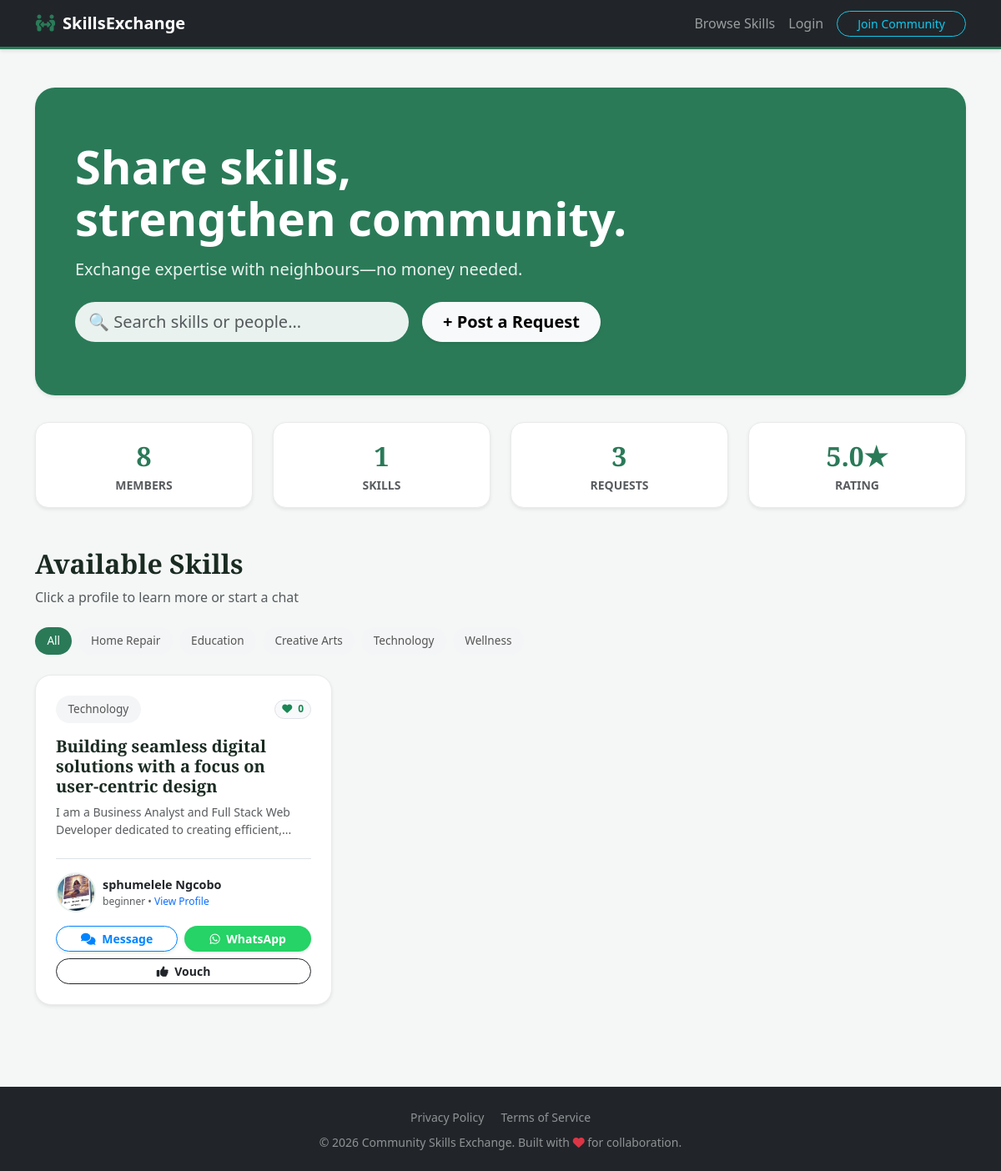
Page /home on the earlier database version.
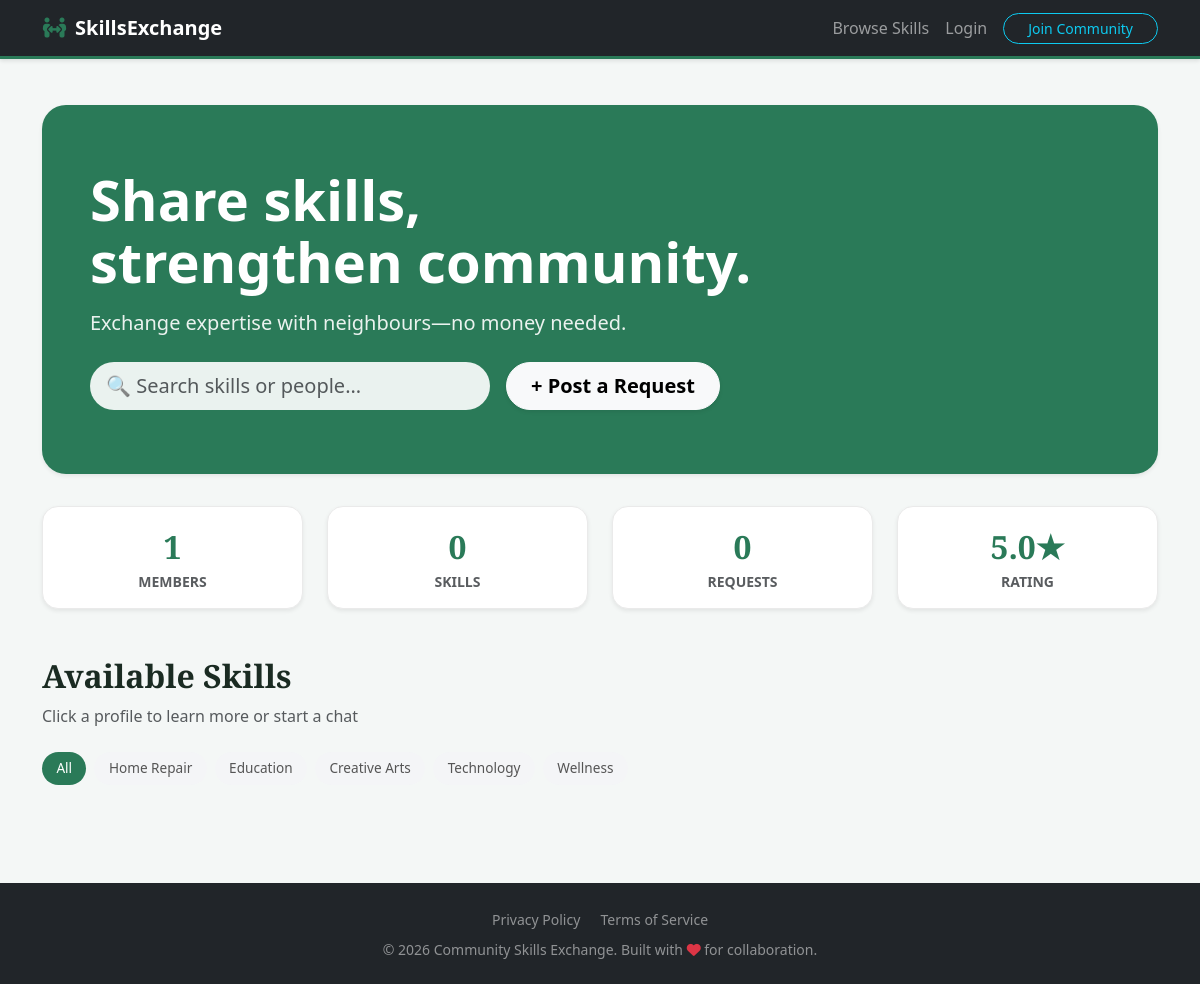
Same page on the later database version.
### app/models.py (models this page shows, shortened)
class User(db.Model, UserMixin):
    id = db.Column(db.Integer, primary_key=True)
    first_name = db.Column(db.String(50), nullable=False)
    last_name = db.Column(db.String(50), nullable=False)
    username = db.Column(db.String(20), unique=True, nullable=False)
    email = db.Column(db.String(120), unique=True, nullable=False)
    certificate_file = db.Column(db.String(120), nullable=True)
    confirmed = db.Column(db.Boolean, nullable=False, default=False)
    verification_code = db.Column(db.String(6), nullable=True)
    password = db.Column(db.String(60), nullable=False)
    profile_pic = db.Column(db.String(20), nullable=False, default='default.jpg')
    headline = db.Column(db.String(100), nullable=True)
    phone = db.Column(db.String(20), nullable=True)
    bio = db.Column(db.Text, nullable=True)
    vouch_count = db.Column(db.Integer, default=0)
    skill_cat = db.Column(db.String(50), nullable=True)
    skill_level = db.Column(db.String(20), nullable=True)
    help_text = db.Column(db.Text, nullable=True)
    skills_learn = db.Column(db.String(200), nullable=True)
    time_commit = db.Column(db.String(50), nullable=True)
    languages = db.Column(db.String(100), nullable=True)
    method_zoom = db.Column(db.Boolean, default=False)
    method_inperson = db.Column(db.Boolean, default=False)
    linkedin = db.Column(db.String(150), nullable=True)
    instagram = db.Column(db.String(150), nullable=True)
    requests = db.relationship('Request', backref='author', lazy=True)
    ratings_received = db.relationship('Rating', foreign_keys='Rating.rated_user_id', backref='target', lazy=True)

### app/routes.py (the view)
@app.route("/")
@app.route("/home")
def home():
    if current_user.is_authenticated:
        all_users = User.query.filter(User.headline != None, User.id != current_user.id).all()
    else:
        all_users = User.query.filter(User.headline != None).all()
    all_requests = Request.query.order_by(Request.date_posted.desc()).all()
    member_count = User.query.count()
    avg_rating_value = db.session.query(func.avg(Rating.score)).scalar()
    avg_rating = round(float(avg_rating_value), 1) if avg_rating_value else 5.0
    return render_template('home.html', title='Home', profiles=all_users, requests=all_requests, member_count=member_count, avg_rating=avg_rating)

### app/routes.py (called while the page is built)
@app.context_processor
def inject_notifications():
    if current_user.is_authenticated:
        count = Request.query.filter_by(user_id=current_user.id).count()
        return dict(notification_count=count)
    return dict(notification_count=0)

### app/templates/home.html (shortened to what this page needs)
{% extends "layout.html" %}
{% block content %}
<div class="hero-section text-white shadow-sm">
    <div class="row">
        <div class="col-md-9">
            <h1 class="hero-heading mb-3">Share skills, <span class="d-none d-md-inline"><br></span>strengthen community.</h1>
            <p class="lead mb-4" style="opacity: 0.9;">Exchange expertise with neighbours—no money needed.</p>
            <div class="d-flex gap-3 align-items-center flex-wrap">
                <div class="position-relative flex-grow-1" style="max-width: 400px;">
                    <input type="text" id="searchInput" class="form-control form-control-lg rounded-pill border-0"
                           placeholder="🔍 Search skills or people..."
                           style="background-color: rgba(255,255,255,0.9); color: var(--text-dark);">
                </div>
                {% if current_user.is_authenticated %}
                    <button data-bs-toggle="modal" data-bs-target="#requestModal" class="btn btn-light btn-lg rounded-pill px-4 fw-bold shadow-sm">+ Post a Request</button>
                {% else %}
                    <a href="{{ url_for('login') }}" class="btn btn-light btn-lg rounded-pill px-4 fw-bold shadow-sm">+ Post a Request</a>
                {% endif %}
            </div>
        </div>
    </div>
</div>
<div class="row text-center mb-5 g-4">
    <div class="col-6 col-md-3">
        <div class="card stat-card shadow-sm py-3">
            <div class="stat-number">{{ member_count }}</div>
            <div class="text-muted small fw-bold">MEMBERS</div>
        </div>
    </div>
    <div class="col-6 col-md-3">
        <div class="card stat-card shadow-sm py-3">
            <div class="stat-number">{{ profiles|length }}</div>
            <div class="text-muted small fw-bold">SKILLS</div>
        </div>
    </div>
    <div class="col-6 col-md-3">
        <div class="card stat-card shadow-sm py-3">
            <div class="stat-number">{{ requests|length }}</div>
            <div class="text-muted small fw-bold">REQUESTS</div>
        </div>
    </div>
    <div class="col-6 col-md-3">
        <div class="card stat-card shadow-sm py-3">
            <div class="stat-number">{{ avg_rating }}★</div>
            <div class="text-muted small fw-bold">RATING</div>
        </div>
    </div>
</div>
<div class="d-flex justify-content-between align-items-center mt-5 mb-2">
    <h2 class="serif-heading m-0">Available Skills</h2>
</div>
<p class="text-muted mb-4">Click a profile to learn more or start a chat</p>
<div class="d-flex flex-wrap gap-2 mb-4" id="filterContainer">
    <button class="pill-badge filter-pill active-filter">All</button>
    <button class="pill-badge filter-pill">Home Repair</button>
    <button class="pill-badge filter-pill">Education</button>
    <button class="pill-badge filter-pill">Creative Arts</button>
    <button class="pill-badge filter-pill">Technology</button>
    <button class="pill-badge filter-pill">Wellness</button>
</div>
<div class="row row-cols-1 row-cols-md-3 g-4 mb-5" id="skillsGrid">
    {% for profile in profiles %}
        {% if profile.id != current_user.id %}
        <div class="col skill-card" data-category="{{ profile.skill_cat }}">
            <div class="card dashboard-card shadow-sm p-4">
                <div class="d-flex justify-content-between align-items-center mb-3">
                    <span class="pill-badge m-0 skill-category-text">{{ profile.skill_cat }}</span>
                    <span class="badge rounded-pill bg-light text-success border">
                        <i class="fas fa-heart me-1"></i> <span id="vouch-count-{{ profile.id }}">{{ profile.vouch_count }}</span>
                    </span>
                </div>
                <h4 class="serif-heading h5 mb-2 searchable-headline">{{ profile.headline }}</h4>
                <p class="text-muted small mb-4 searchable-bio">{{ (profile.bio or "No description provided.") | truncate(90) }}</p>
                <div class="mt-auto pt-3 border-top">
                    <div class="mb-3">
                        <a href="{{ url_for('user_profile', user_id=profile.id) }}" class="profile-link-wrapper">
                            {% if profile.profile_pic %}
                                <img src="{{ url_for('static', filename='profile_pics/' + profile.profile_pic) }}" class="user-avatar-img me-2" loading="lazy">
                            {% else %}
                                <div class="user-avatar-initials me-2">{{ profile.first_name[0] }}{{ profile.last_name[0] }}</div>
                            {% endif %}
                            <div>
                                <div class="fw-bold searchable-name text-dark" style="font-size: 0.9rem;">{{ profile.first_name }} {{ profile.last_name }}</div>
                                <div class="text-muted" style="font-size: 0.75rem;">{{ profile.skill_level or 'Member' }} • <span class="text-primary">View Profile</span></div>
                            </div>
                        </a>
                    </div>
                    <div class="d-grid gap-2">
                        <div class="d-flex gap-2">
                            <a href="{{ url_for('user_profile', user_id=profile.id) }}" class="btn btn-sm btn-chat-live rounded-pill px-3 fw-bold flex-grow-1 shadow-sm">
                                <i class="fas fa-comments me-1"></i> Message
                            </a>
                            {% if profile.phone %}
                                {% set clean_phone = profile.phone | replace(' ', '') | replace('+', '') %}
                                <a href="https://wa.me/{{ clean_phone }}" target="_blank" class="btn btn-sm btn-whatsapp rounded-pill px-3 fw-bold flex-grow-1 shadow-sm">
                                    <i class="fab fa-whatsapp me-1"></i> WhatsApp
                                </a>
                            {% endif %}
                        </div>
                        <button class="btn btn-sm btn-outline-dark rounded-pill px-3 fw-bold vouch-btn" data-user-id="{{ profile.id }}">
                            <i class="fas fa-thumbs-up me-1"></i> Vouch
                        </button>
                    </div>
                </div>
            </div>
        </div>
        {% endif %}
    {% endfor %}
</div>
{% endblock content %}

### app/templates/layout.html (shortened to what this page needs)
<!DOCTYPE html>
<html lang="en">
<head>
    <link href="https://cdn.jsdelivr.net/npm/bootstrap@5.3.0/dist/css/bootstrap.min.css" rel="stylesheet">
    <link rel="stylesheet" href="https://cdnjs.cloudflare.com/ajax/libs/font-awesome/6.4.0/css/all.min.css">
</head>
<body>
    <nav class="navbar navbar-expand-lg navbar-dark bg-dark sticky-top">
        <div class="container">
            <a class="navbar-brand fw-bold" href="{{ url_for('home') }}">
                <i class="fa-solid fa-people-arrows me-2 text-brand-green"></i>SkillsExchange
            </a>
            <div class="collapse navbar-collapse" id="navbarNav">
                <ul class="navbar-nav ms-auto align-items-center">
                    <li class="nav-item">
                        <a class="nav-link" href="{{ url_for('home') }}">Browse Skills</a>
                    </li>
                    {% if current_user.is_authenticated %}
                        <li class="nav-item">
                            <a class="nav-link px-3" href="{{ url_for('inbox') }}">
                                <i class="fa-solid fa-envelope me-1 text-brand-green"></i> Messages
                            </a>
                        </li>
                        <li class="nav-item">
                            <a class="nav-link px-3" href="{{ url_for('dashboard') }}">
                                <i class="fa-solid fa-bolt-lightning me-1 text-brand-green"></i> My Activity
                                {% if notification_count and notification_count > 0 %}
                                    <span class="position-absolute top-0 start-100 translate-middle badge rounded-pill bg-danger badge-notify">
                                        {{ notification_count }}
                                        <span class="visually-hidden">active requests</span>
                                    </span>
                                {% endif %}
                            </a>
                        </li>
                        <li class="nav-item dropdown">
                            <a class="nav-link dropdown-toggle fw-semibold" href="#" id="userDropdown" role="button" data-bs-toggle="dropdown" aria-expanded="false">
                                <i class="fa-solid fa-circle-user me-1 text-info"></i> {{ current_user.username }}
                            </a>
                            <ul class="dropdown-menu dropdown-menu-end shadow">
                                <li>
                                    <a class="dropdown-item" href="{{ url_for('create_profile') }}">
                                        <i class="fa-solid fa-user-pen me-2 text-muted"></i>
                                        {% if current_user.headline %} Edit Profile {% else %} Complete Profile {% endif %}
                                    </a>
                                </li>
                                <li><hr class="dropdown-divider"></li>
                                <li>
                                    <a class="dropdown-item text-danger" href="{{ url_for('logout') }}">
                                        <i class="fa-solid fa-sign-out-alt me-2"></i>Logout
                                    </a>
                                </li>
                            </ul>
                        </li>
                    {% else %}
                        <li class="nav-item">
                            <a class="nav-link" href="{{ url_for('login') }}">Login</a>
                        </li>
                        <li class="nav-item ms-lg-2">
                            <a class="btn btn-outline-info btn-sm px-4 rounded-pill" href="{{ url_for('register') }}">Join Community</a>
                        </li>
                    {% endif %}
                </ul>
            </div>
        </div>
    </nav>
    <main class="container main-container">
        {% block content %}{% endblock %}
    </main>
    <footer class="bg-dark text-white-50 py-4 mt-auto">
        <div class="container text-center">
            <div class="mb-2">
                <a href="#" class="text-white-50 me-3 text-decoration-none small">Privacy Policy</a>
                <a href="#" class="text-white-50 text-decoration-none small">Terms of Service</a>
            </div>
            <p class="mb-0 small">&copy; 2026 Community Skills Exchange. Built with <i class="fa-solid fa-heart text-danger"></i> for collaboration.</p>
        </div>
    </footer>
</body>
</html>

### app/templates/layout.html (style rules this page uses)
body { background-color: #f4f7f6; font-family: 'Segoe UI', Tahoma, Geneva, Verdana, sans-serif; display: flex; flex-direction: column; min-height: 100vh; }
.navbar { box-shadow: 0 2px 4px rgba(0,0,0,.1); border-bottom: 3px solid #2a7a58; }
.main-container { flex: 1; padding-top: 30px; padding-bottom: 50px; }
.text-brand-green { color: #2a7a58 !important; }
.serif-heading { font-family: 'Merriweather', serif; }
.card { border-radius: 12px; border: none; transition: transform 0.2s; }
.nav-link { transition: color 0.2s; position: relative; }

### app/templates/home.html (style rules this page uses)
:root { --brand-green: #2a7a58; --brand-green-light: #e9f2ee; --text-dark: #1a2b22; --whatsapp-green: #25D366; --messenger-blue: #0084ff; }
.serif-heading { font-family: 'Merriweather', 'Playfair Display', Georgia, serif; font-weight: 700; color: var(--text-dark); }
.hero-section { background-color: var(--brand-green); border-radius: 1.5rem; padding: 4rem 3rem; margin-bottom: 2rem; }
.hero-heading { font-size: 3.5rem; font-weight: 700; line-height: 1.1; }
.pill-badge { background-color: #f4f5f7; color: #555; border-radius: 20px; padding: 0.4rem 0.9rem; font-size: 0.85rem; font-weight: 500; cursor: pointer; transition: 0.2s; border: none; }
.pill-badge.active-filter { background-color: var(--brand-green); color: white; }
.stat-card { border-radius: 1rem; border: 1px solid #eaeaea; }
.stat-number { color: var(--brand-green); font-family: 'Merriweather', serif; font-size: 2rem; font-weight: 700; }

Differences in the rows shown:
removed User: skill_cat "Technology", vouch_count "0", headline "Building seamless digital solutions with a focus on user-centric design", bio "I am a Business Analyst and Full Stack Web Developer dedicated to creating efficient,...", profile_pic (picture), first_name "sphumelele", last_name "Ngcobo", skill_level "beginner"
Other differences:
{{ member_count }}: "8" → "1"
{{ profiles|length }}: "1" → "0"
{{ requests|length }}: "3" → "0"
